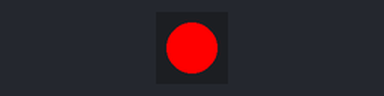
Simulated run of this sketch. Board: Arduino Uno, built with avr-gcc and run on an emulated ATmega328P. Shown: 1 RGB LEDs in strip order, left to right. Dim RGB values are drawn brighter than linear.

Above: at 0.15 s.
At 9.87 s:
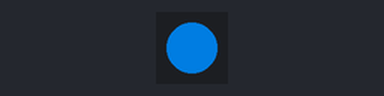
At 19.9 s:
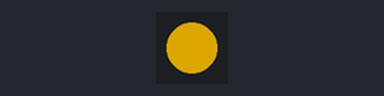
At 39.66 s:
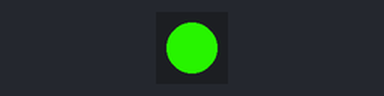
Timing chart, 0 to 40.0 s (numbered marks = the images above):
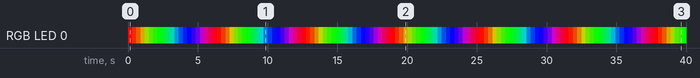

The sketch:

RobotLed.ino
```cpp
/*
  RobotLed
  Demo program for WS2812 NeoPixel Led's.

  V0.1  05-11-2016 JD
        Original Version

*/


#include <Adafruit_NeoPixel.h>

#define NEOPIXPIN  10 // pin 10 - motor shield servo 1
#define NEOPIXCNT  1 // just one neopixle

Adafruit_NeoPixel pixels = Adafruit_NeoPixel(NEOPIXCNT, NEOPIXPIN, NEO_GRB + NEO_KHZ800);

void setup()
{

pixels.begin(); // This initializes the NeoPixel library.

}

void loop()
{
  #define STEPDELAY 8 // delay between steps.

  for (int i=0; i < 255; i++) // cycle from red to green
  {
    pixels.setPixelColor(0,pixels.Color(255-i,i,0)); // set color (R,G,B)
    pixels.show(); // This sends the updated pixel color to the hardware.
    delay(STEPDELAY); // delay between steps.
  }

  for (int i=0; i < 255; i++) // cycle from green to blue
  {
    pixels.setPixelColor(0,pixels.Color(0,255-i,i)); // set color (R,G,B)
    pixels.show(); // This sends the updated pixel color to the hardware.
    delay(STEPDELAY); // delay between steps.
  }

  for (int i=0; i < 255; i++) // Cycle from blue to red
  {
    pixels.setPixelColor(0,pixels.Color(i,0,255-i)); // set color (R,G,B)
    pixels.show(); // This sends the updated pixel color to the hardware.
    delay(STEPDELAY); // delay between steps.
  }
}
```

Measured:
- by itself, RGB LED 0: off → RGB(255, 0, 0) at 0.00 s, → RGB(218, 37, 0) 0.30 s later, → RGB(181, 74, 0) 0.30 s later, → RGB(144, 111, 0) 0.30 s later, … (132 changes in this stretch)
